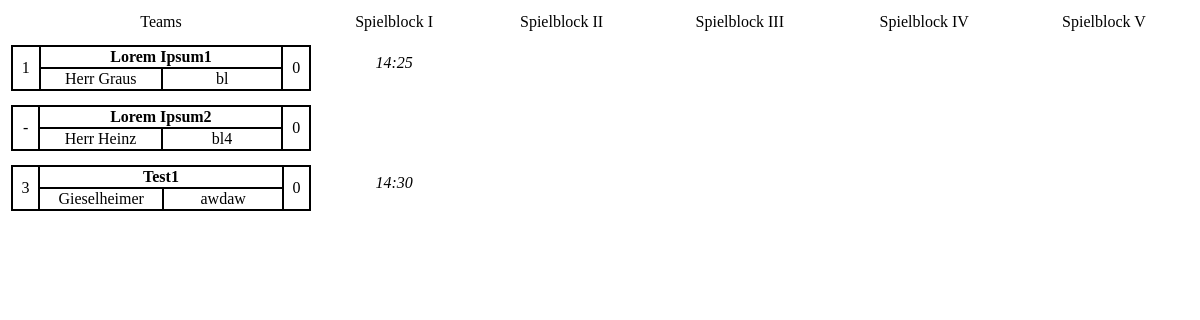
Page /php/display/disp_points.php on the earlier database version.
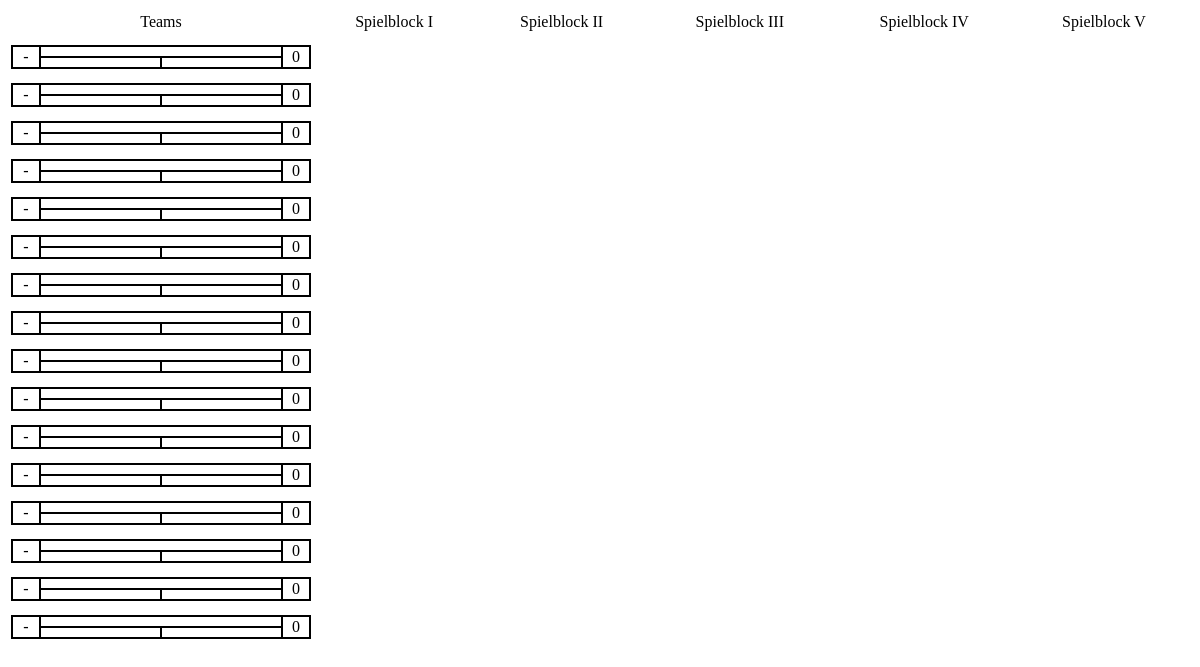
Same page on the later database version.
### tables this page shows
CREATE TABLE `teams` (
  `teamid` int(11) NOT NULL,
  `name` varchar(20) NOT NULL,
  `roboter` varchar(20) NOT NULL,
  `points` int(11) NOT NULL,
  `teamleiter` varchar(20) NOT NULL,
  `games` int(11) NOT NULL,
  `active` tinyint(1) NOT NULL
);

CREATE TABLE `games` (
  `gameid` int(11) NOT NULL,
  `block` int(11) NOT NULL,
  `time` int(11) NOT NULL,
  `points` int(11) NOT NULL,
  `objectives` int(11) NOT NULL,
  `penalties` int(11) NOT NULL,
  `team` int(11) NOT NULL,
  `active` tinyint(1) NOT NULL,
  `finished` tinyint(1) NOT NULL,
  `highlight` tinyint(1) NOT NULL
);

### php/lib/db_manip.php (called while the page is built, shortened)
<?php
function int_to_time($int)
{
	if($int >= 1000)
	{
		if($int%100 >= 10)
		{
			return intdiv($int,100) . ":" . $int%100;
		}
		else
		{
			return intdiv($int,100) . ":0" . $int%100;
		}
	}
	else
	{
		if($int%100 >= 10)
		{
			return "0" . intdiv($int,100) . ":" . $int%100;
		}
		else
		{
			return "0" . intdiv($int,100) . ":0" . $int%100;
		}
	}
}
function Select($table, $col)
{
	$conn = OpenCon();
		$sql = "SELECT $col FROM $table";
		$result = $conn->query($sql);
		if($col == '*')
		{
			$list = array(array());
			if ($result->num_rows > 0)
			{
				$i = 0;
				while($row = $result->fetch_assoc())
				{
					$list[$i] = $row;
					$i++;
				}
			}
			else
			{
				write_log("0 results in using Select() (db_manip.php) with the Parameters: ".$table."; ".$col);
			}
		}
		else
		{
			$list = array();
			if ($result->num_rows > 0)
			{
				while($row = $result->fetch_assoc())
				{
					array_push($list, $row[$col]);
				}
			}
			else
			{
				write_log("0 results in using Select() (db_manip.php) with the Parameters: ".$table."; ".$col);
			}
		}
	return $list;
}
?>

### php/display/disp_points.php (the view, shortened to what this page needs)
<?php
include $_SERVER['DOCUMENT_ROOT'].'/robosax/php/lib/db_manip.php';
$conn = OpenCon();
$f = Select('teams','teamid');
$anz = sizeof($f);
$sql = "SELECT * FROM teams ORDER BY points DESC, teamid ASC";
$result = $conn->query($sql);
$teams = array();
if($result->num_rows > 0)
{
	while($row = $result->fetch_assoc())
	{
		$teams[] = $row;
	}
}
else
{
	write_log("0 Results for the query: ".$sql." in display.php");
}
?>
<head>
</head>
<body>
<table style='width:100%' class='display'>
	<tr>
		<td style='width:300px'>Teams</td><td>Spielblock I</td><td>Spielblock II</td><td>Spielblock III</td><td>Spielblock IV</td><td>Spielblock V</td>
	</tr>
		<?php
		for($i = 0;$i < $anz; $i++)
		{
			echo "<tr><td style='width:300px'><table style='width:300px' class='list'><tr><td rowspan='2' style='width:25px'>";
			if(!$teams[$i]['active']) echo "-";
			if($teams[$i]['active'] && $teams[$i]['games'] == 0) echo $i+1;
			echo "</td><td colspan='2'><b>";
			echo $teams[$i]['name'];
			echo"</b></td><td rowspan='2' style='width:25px'>";
			echo $teams[$i]['points'];
			echo "</td></tr><tr><td style='width:125px'>";
			echo $teams[$i]['teamleiter'];
			echo "</td><td style='width:125px'>";
			echo $teams[$i]['roboter'];
			echo "</td></tr></table></td>";
			$sql = "SELECT * FROM games WHERE team='".$teams[$i]['teamid']."' ORDER BY block ASC";
			$result = $conn->query($sql);
			$teamrow = array();
			if ($result->num_rows > 0)
			{
				while($row = $result->fetch_assoc())
				{
					$teamrow[] = $row;
				}
			}
			else
			{
				write_log("0 results for the query: ".$sql." : (display.php)");
			}
			for($s = 0; $s < 5 && $teams[$i]['active']; $s++)
			{
				$time = int_to_time($teamrow[$s]['time']);
				$sql = "SELECT * FROM changed WHERE game='".$teamrow[$s]['gameid']."'";
				$result = $conn->query($sql);
				$changed = array();
				if ($result->num_rows > 0)
				{
					while($row = $result->fetch_assoc())
					{
						$changed = $row;
					}
				}
				else
				{
					write_log("No Changes found for game: ".$teamrow[$s]['gameid']." in display.php");
				}
				$sql = "SELECT * FROM pointmanagement WHERE game='".$teamrow[$s]['gameid']."'";
				$result = $conn->query($sql);
				$points = array();
				if($result->num_rows > 0)
				{
					while($row = $result->fetch_assoc())
					{
						$points = $row;
					}
				}
				else
				{
					write_log("No Points found for game: ".$teams[$s]['gameid']." in display");
				}
				if($teamrow[$s]['finished'])
				{
					$pospoints = $points['+1'] * 1 + $points['+3'] * 3 + $points['+5'] * 5;
					$negpoints = $points['-1'] * -1 + $points['-3'] * -3 + $points['-5'] * -5;
					echo "<td>";
					echo "<table class='games'>";
					if($changed['time']) echo "<tr><td class='changed'>";
					else echo "</td><td class='normal'>";
					echo $time;
					if($changed['objectives']) echo "</td><td class='changed'>Li: ";
					else echo "</td><td class='normal'>Li: ";
					echo $teamrow[$s]['objectives'];
					if($changed['penalties']) echo "</td><td class='changed'>St: ";
					else echo "</td><td class='normal'>St: ";
					echo $teamrow[$s]['penalties'];
					echo "</td></tr><tr>";
					if($teamrow[$s]['highlight']) echo "<td class='h'>";
					else echo "</td><td class='normal'>";
					if($pospoints + $negpoints < 0) echo "0";
					else echo $pospoints + $negpoints;
					echo "</td><td class='normal'>";
					echo $pospoints;
					echo "</td><td class='normal'>";
					echo $negpoints;
					echo "</td></tr></table></td>";
				}
				else
				{
					if($s == 0 && isset($teamrow[$s]['time']))
					{
						echo "<td><i>";
						echo int_to_time($teamrow[$s]['time']);
						echo "</i></td>";
					}
					else
					{
						if($teamrow[$s-1]['finished']) echo "<td><i>".int_to_time($teamrow[$s]['time'])."</i></td>";
					}
				}
			}
		}
		?>
</table>
</body>

### php/display/disp_points.php (style rules this page uses)
table.list { border: 1px solid black; text-align: center; border-spacing: 0px; margin-top: 10px; }
table.list td { border: 1px solid black; color: black; }
table.display { border: 0px solid black; text-align: center; margin-top: 10px; }
table.display td { text-align: center; }

Differences in the rows shown:
changed teams (number 1 of 16 on the later page): loses games (time "14:25"); name "Lorem Ipsum1" → (not shown); teamleiter "Herr Graus" → (not shown); roboter "bl" → (not shown); now shows "-"
changed teams (number 2 of 16 on the later page): name "Lorem Ipsum2" → (not shown); teamleiter "Herr Heinz" → (not shown); roboter "bl4" → (not shown)
changed teams (number 3 of 16 on the later page): loses games (time "14:30"); name "Test1" → (not shown); teamleiter "Gieselheimer" → (not shown); roboter "awdaw" → (not shown); now shows "-"
added teams: points "0"
added teams: points "0"
added teams: points "0"
added teams: points "0"
added teams: points "0"
added teams: points "0"
added teams: points "0"
added teams: points "0"
added teams: points "0"
added teams: points "0"
added teams: points "0"
added teams: points "0"
added teams: points "0"
